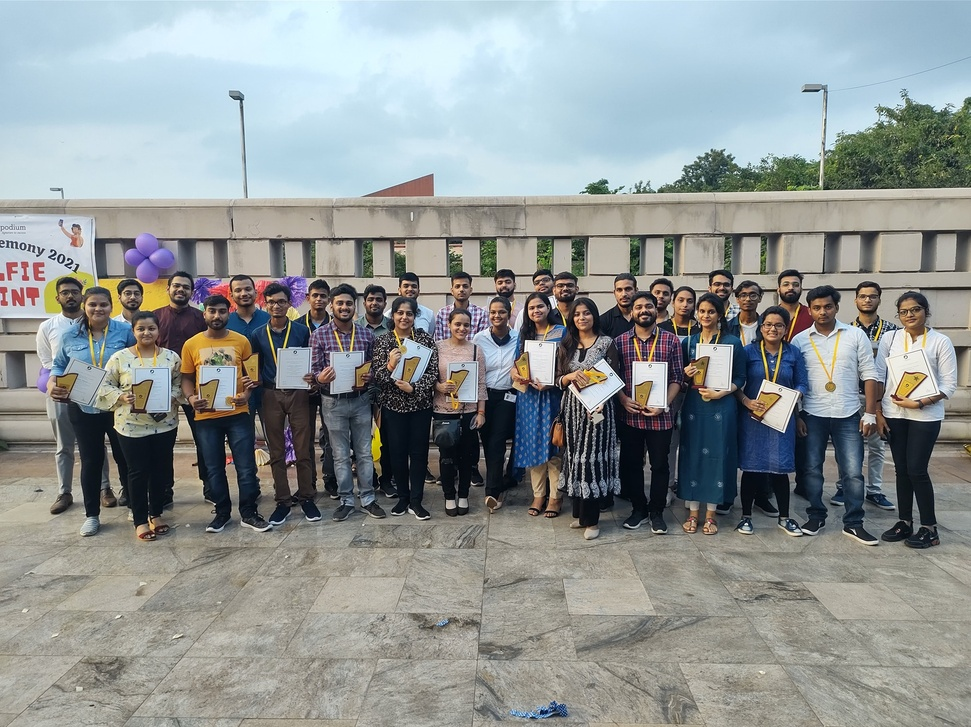
#> input picture computervision/citiation.jpg, 971 x 727 px, shrunk from 2048 x 1532 before the run
$ jupyter execute extractFaces.ipynb
#> lines starting #> are read from the running program, lines starting #| are printed output that depends on the picture; after the words box and inside, x2 and y2 are one past the last pixel; in counts of white or black regions, pixels touching at a corner belong together
[cell 1]
import cv2

[cell 2]
classfier = cv2.CascadeClassifier('haarcascade.xml')

[cell 3]
img = cv2.imread('citiation.jpg')
#> img is the input picture: shape (727, 971, 3); mean B, G, R 148.3, 149.2, 143.9

[cell 4]
faces = classfier.detectMultiScale(img)
#> faces = 28 rows, first 6: [709, 274, 26, 26], [778, 274, 26, 26], [168, 276, 26, 26], [398, 276, 25, 25], [449, 277, 26, 26], [229, 278, 28, 28]

[cell 5]
img2 = img

[cell 6]
for (x, y, w, h) in faces:
    cv2.rectangle(img2, (x, y), (x+w, y+h), (0, 0, 255), 3)
#> this loop made 28 passes
#> (x, y, w, h) on passes 1 to 12: (709, 274, 26, 26), (778, 274, 26, 26), (168, 276, 26, 26), (398, 276, 25, 25), (449, 277, 26, 26), (229, 278, 28, 28), (611, 279, 27, 27), (56, 282, 28, 28), (118, 283, 28, 28), (306, 286, 26, 26), (736, 284, 27, 27), (853, 285, 30, 30)
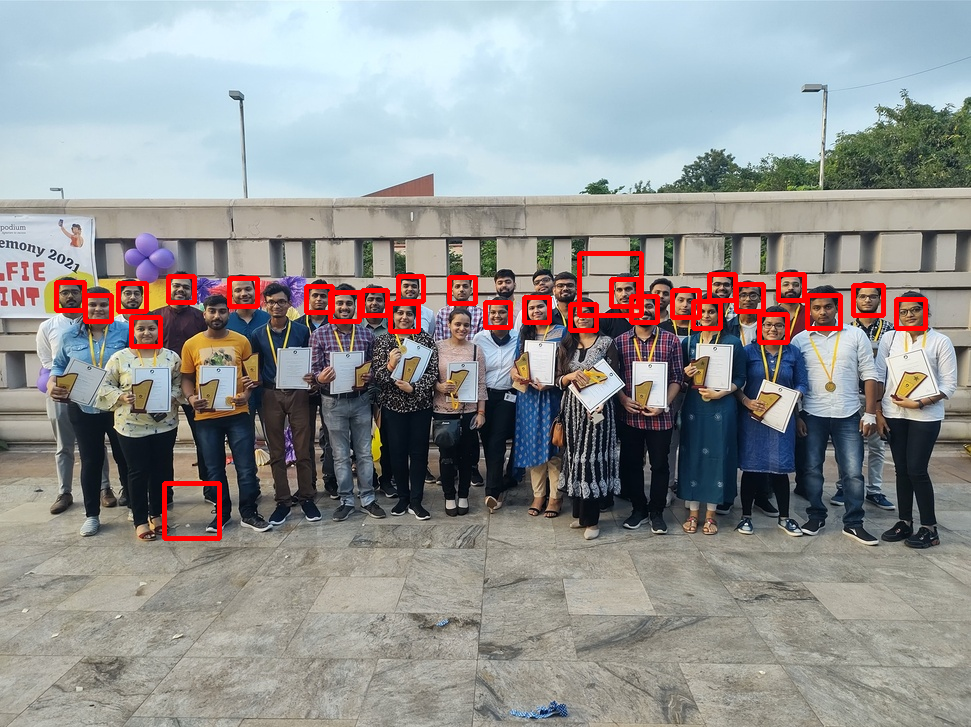
#> img2: shape (727, 971, 3); 2.18% of pixels changed, all inside (x1, y1, x2, y2) = (54, 251, 928, 541)

[cell 7]
cv2.imwrite('faces.jpg', img2)
#> Out = True

[cell 8]
cropped_faces = []

for (x, y, w, h) in faces:
        cropped_faces.append(img[y: y+h, x: x+w])
#> after the loop, cropped_faces = 28 items

[cell 9]
for index, face in enumerate(cropped_faces):
    cv2.imwrite(f'cropped_faces/{index+1}.jpg', face)
#> this loop made 28 passes
#> pass 1, `cv2.imwrite(f'cropped_faces/{index+1}.jpg', face)`:
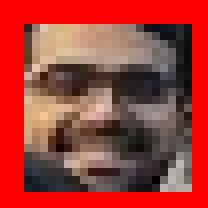
#> saved as 1.jpg: shape (26, 26, 3) (shown 8 times larger); mean B, G, R 54.2, 60.9, 162.4
#> pass 2, `cv2.imwrite(f'cropped_faces/{index+1}.jpg', face)`:
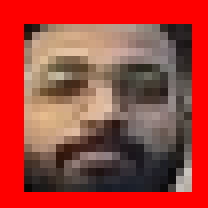
#> saved as 2.jpg: shape (26, 26, 3) (shown 8 times larger); mean B, G, R 57, 65.2, 166.4
